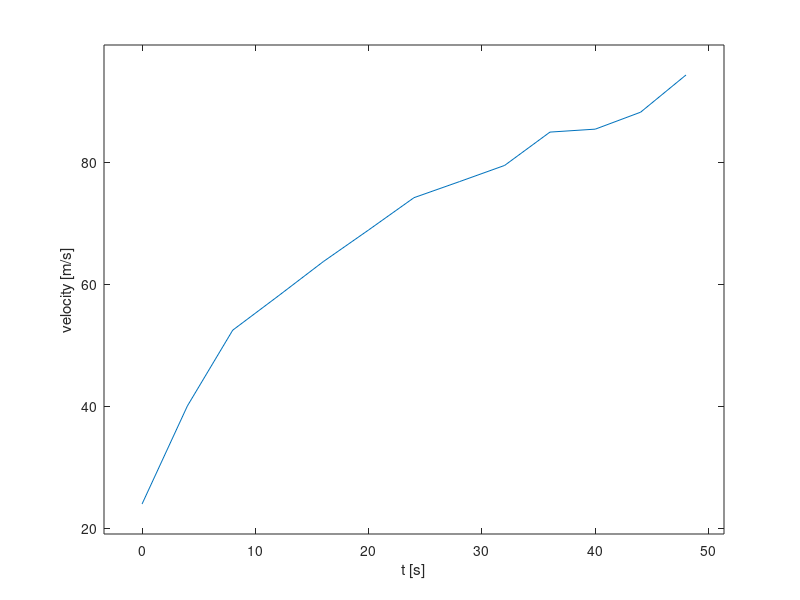
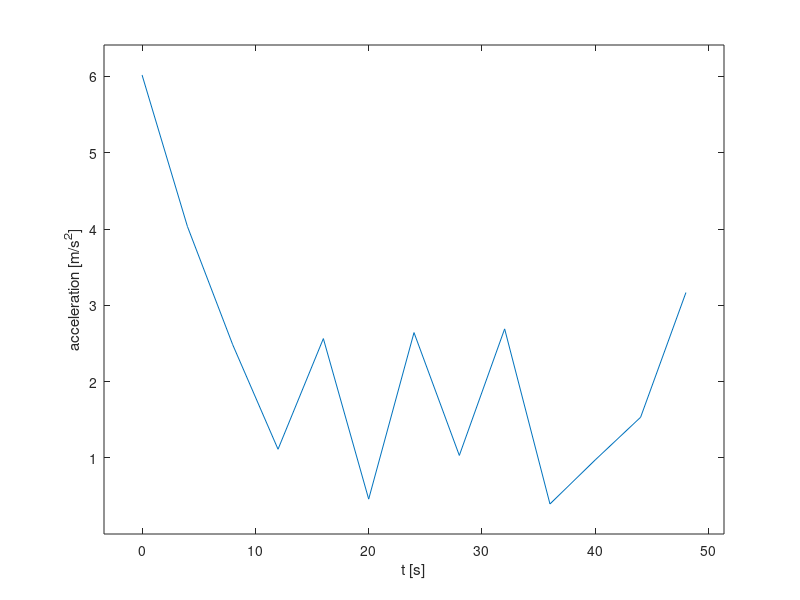

These figures' MATLAB source, in order:
clc; clear;

t = [0, 4, 8, 12, 16, 20, 24, 28, 32, 36, 40, 44, 48];
r = 1000*[18.80, 18.86, 18.95, 19.04, 19.15, 19.26, 19.38, 19.50, 19.62, 19.74, 19.87, 19.99, 20.12];
theta = [0.785, 0.779, 0.770, 0.759, 0.748, 0.735, 0.722, 0.707, 0.693, 0.677, 0.661, 0.645, 0.628];
h = 4; l = length(t);

v = @(dr, dt, r, t) sqrt(dr.^2 + (r.*dt).^2);
a = @(dr, ddr, dt, ddt, r, t) sqrt((ddr - r.*dt.^2).^2 + (r.*ddt + 2.*dr.*dt).^2);

dr = 0; dt = 0; ddr = 0; ddt = 0;
vs = zeros(l, 1); 
as = zeros(l, 1);

for i = 1:l
    if i == 1 
        dr = (-r(i+2) + 4*r(i+1) - 3*r(i)) / (2*h);
        dt = (-theta(i+2) + 4*theta(i+1) - 3*theta(i)) / (2*h);
        ddr = (-r(i+3) + 4*r(i+2) - 5*r(i+1) + 2*r(i)) / h^2;
        ddt = (-theta(i+3) + 4*theta(i+2) - 5*theta(i+1)+2*theta(i)) / h^2;
    elseif i == l
        dr = -(-r(i-2) + 4*r(i-1) - 3*r(i)) / (2*h);
        dt = -(-theta(i-2) + 4*theta(i-1) - 3*theta(i)) / (2*h);
        ddr = -(-r(i-3) + 4*r(i-2) - 5*r(i-1) + 2*r(i)) / h^2;
        ddt = -(-theta(i-3) + 4*theta(i-2) - 5*theta(i-1)+2*theta(i)) / h^2;
    else
        dr = (r(i+1) - r(i-1)) / (2*h);
        dt = (theta(i+1) - theta(i-1)) / (2*h);
        ddr = (r(i+1) -2*r(i) + r(i-1))/h^2;
        ddt = (theta(i+1) -2*theta(i) + theta(i-1))/h^2;
    end
    vs(i) = v(dr, dt, r(i), t(i));
    as(i) = a(dr, ddr, dt, ddt, r(i), t(i));
end

figure;
plot(t, vs); xlabel("t [s]"); ylabel("velocity [m/s]");
axis('padded')
% exportgraphics(gcf, "9_1.eps")

figure;
plot(t, as); xlabel("t [s]"); ylabel("acceleration [m/s^{2}]");
axis('padded')
% exportgraphics(gcf, "9_2.eps")

